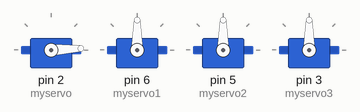
The sketch below on a simulated Arduino Uno, built with avr-gcc and run on an emulated ATmega328P. Parts: 4 × servo.

Above: at 0.05 s.
At 1.9 s:
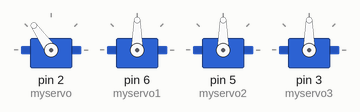
At 3.8 s:
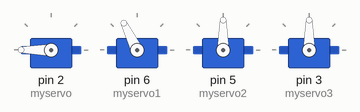
At 7.55 s:
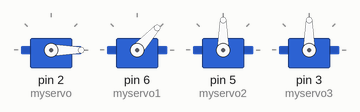
Timing chart, 0 to 9.8 s (numbered marks = the images above):
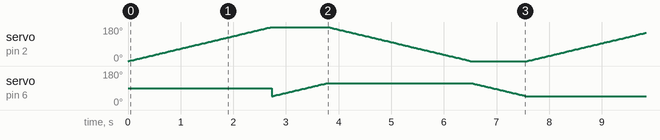

The sketch:

faiber_codigo_b.ino
```cpp
#include <Servo.h>

Servo myservo;
Servo myservo1;
Servo myservo3;
Servo myservo2;
int pos = 0;
int pos1= 47;
int pos2= 85;
int pos3=100;

void setup() {
  myservo.attach(2);
  myservo1.attach(6);
  myservo2.attach(5);
  myservo3.attach(3);
}

void loop() {
  for (pos = 0; pos <= 180; pos ++) { // se mueve la base hacia la izquierda
    myservo.write(pos);
    delay(15);
  }

  for (pos1 = 47; pos1 <= 116; pos1 ++) { //baja la primera articulacion
    myservo1.write(pos1);
    delay(15);
  }

  for (pos = 180; pos >= 0; pos --) { //se mueve la base hacia la derecha
    myservo.write(pos);
    delay(15);
  }
  for (pos1 = 116; pos1 >= 47; pos1 --) { //sube la primera articulacion
    myservo1.write(pos1);
    delay(15);
  }
  for(pos2=85; pos>=160;pos2 --){ //mueve la segunda articulacion
  myservo2.write(pos2);
  delay(15);
  }
  for (pos2=160;pos2<=85; pos2 ++) { //mueve la segunda articulacion en el sentido contrario
    myservo2.write(pos2);
    delay(15);
}
for(pos3=100; pos3>=140;pos3 --){  //abre o cierra la garra
  myservo3.write(pos3);
  delay(15);
  }
  for (pos3=140;pos3<=100; pos3 ++) {//abre o cierra la garra
    myservo3.write(pos3);
    delay(15);
}
}
```
